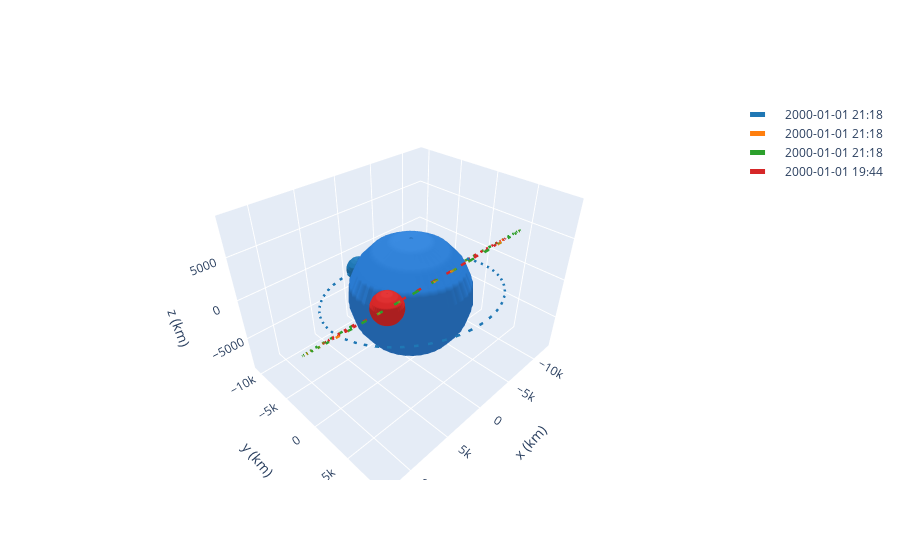

The notebook cell saved with this chart:
### Code cell
# Get the transfer time of the hoh_phas
transfer_time = hoh_phas.get_total_time()

# Propagate all debris to the end of the transfer
deb_1 = deb_1.propagate(transfer_time)
deb_2 = deb_2.propagate(transfer_time)

# Propagate the otv using the calculated thrust sequence
transfer_orbit, otv = otv.apply_maneuver(hoh_phas, intermediate=True)

# Plot the results
frame = OrbitPlotter3D()
frame.plot(deb_1)
frame.plot(deb_2)
frame.plot(otv)
frame.plot(transfer_orbit)

### Figure 1 — Plotly figure (JSON) as saved in the notebook; plotly's stock layout.template omitted (floating-point values rounded to 4 significant figures; data arrays with more than 128 entries replaced by an {"elided": "..."} marker saying what was removed)
{"data": [{"cauto": false, "cmax": 1, "cmin": 1, "colorscale": [[0, "#2a7bd1"], [1, "#2a7bd1"]], "name": "Earth", "showscale": false, "type": "surface", "x": {"elided": "20x20 float values"}, "y": {"elided": "20x20 float values"}, "z": {"elided": "20x20 float values"}}, {"line": {"color": "rgb(31, 119, 180)", "dash": "dash", "width": 5}, "mode": "lines", "name": "2000-01-01 21:18", "type": "scatter3d", "x": {"elided": "150 float values"}, "y": {"elided": "150 float values"}, "z": {"elided": "150 float values"}}, {"cauto": false, "cmax": 1, "cmin": 1, "colorscale": [[0, "rgb(31, 119, 180)"], [1, "rgb(31, 119, 180)"]], "name": "2000-01-01 21:18", "showscale": false, "type": "surface", "x": {"elided": "20x20 float values"}, "y": {"elided": "20x20 float values"}, "z": {"elided": "20x20 float values"}}, {"cauto": false, "cmax": 1, "cmin": 1, "colorscale": [[0, "#2a7bd1"], [1, "#2a7bd1"]], "name": "Earth", "showscale": false, "type": "surface", "x": {"elided": "20x20 float values"}, "y": {"elided": "20x20 float values"}, "z": {"elided": "20x20 float values"}}, {"cauto": false, "cmax": 1, "cmin": 1, "colorscale": [[0, "#2a7bd1"], [1, "#2a7bd1"]], "name": "Earth", "showscale": false, "type": "surface", "x": {"elided": "20x20 float values"}, "y": {"elided": "20x20 float values"}, "z": {"elided": "20x20 float values"}}, {"line": {"color": "rgb(255, 127, 14)", "dash": "dash", "width": 5}, "mode": "lines", "name": "2000-01-01 21:18", "type": "scatter3d", "x": {"elided": "150 float values"}, "y": {"elided": "150 float values"}, "z": {"elided": "150 float values"}}, {"cauto": false, "cmax": 1, "cmin": 1, "colorscale": [[0, "rgb(255, 127, 14)"], [1, "rgb(255, 127, 14)"]], "name": "2000-01-01 21:18", "showscale": false, "type": "surface", "x": {"elided": "20x20 float values"}, "y": {"elided": "20x20 float values"}, "z": {"elided": "20x20 float values"}}, {"cauto": false, "cmax": 1, "cmin": 1, "colorscale": [[0, "#2a7bd1"], [1, "#2a7bd1"]], "name": "Earth", "showscale": false, "type": "surface", "x": {"elided": "20x20 float values"}, "y": {"elided": "20x20 float values"}, "z": {"elided": "20x20 float values"}}, {"cauto": false, "cmax": 1, "cmin": 1, "colorscale": [[0, "#2a7bd1"], [1, "#2a7bd1"]], "name": "Earth", "showscale": false, "type": "surface", "x": {"elided": "20x20 float values"}, "y": {"elided": "20x20 float values"}, "z": {"elided": "20x20 float values"}}, {"line": {"color": "rgb(44, 160, 44)", "dash": "dash", "width": 5}, "mode": "lines", "name": "2000-01-01 21:18", "type": "scatter3d", "x": {"elided": "150 float values"}, "y": {"elided": "150 float values"}, "z": {"elided": "150 float values"}}, {"cauto": false, "cmax": 1, "cmin": 1, "colorscale": [[0, "rgb(44, 160, 44)"], [1, "rgb(44, 160, 44)"]], "name": "2000-01-01 21:18", "showscale": false, "type": "surface", "x": {"elided": "20x20 float values"}, "y": {"elided": "20x20 float values"}, "z": {"elided": "20x20 float values"}}, {"cauto": false, "cmax": 1, "cmin": 1, "colorscale": [[0, "#2a7bd1"], [1, "#2a7bd1"]], "name": "Earth", "showscale": false, "type": "surface", "x": {"elided": "20x20 float values"}, "y": {"elided": "20x20 float values"}, "z": {"elided": "20x20 float values"}}, {"cauto": false, "cmax": 1, "cmin": 1, "colorscale": [[0, "#2a7bd1"], [1, "#2a7bd1"]], "name": "Earth", "showscale": false, "type": "surface", "x": {"elided": "20x20 float values"}, "y": {"elided": "20x20 float values"}, "z": {"elided": "20x20 float values"}}, {"line": {"color": "rgb(214, 39, 40)", "dash": "dash", "width": 5}, "mode": "lines", "name": "2000-01-01 19:44", "type": "scatter3d", "x": {"elided": "150 float values"}, "y": {"elided": "150 float values"}, "z": {"elided": "150 float values"}}, {"cauto": false, "cmax": 1, "cmin": 1, "colorscale": [[0, "rgb(214, 39, 40)"], [1, "rgb(214, 39, 40)"]], "name": "2000-01-01 19:44", "showscale": false, "type": "surface", "x": {"elided": "20x20 float values"}, "y": {"elided": "20x20 float values"}, "z": {"elided": "20x20 float values"}}, {"cauto": false, "cmax": 1, "cmin": 1, "colorscale": [[0, "#2a7bd1"], [1, "#2a7bd1"]], "name": "Earth", "showscale": false, "type": "surface", "x": {"elided": "20x20 float values"}, "y": {"elided": "20x20 float values"}, "z": {"elided": "20x20 float values"}}], "layout": {"autosize": true, "scene": {"aspectmode": "data", "xaxis": {"title": {"text": "x (km)"}}, "yaxis": {"title": {"text": "y (km)"}}, "zaxis": {"title": {"text": "z (km)"}}}}}
